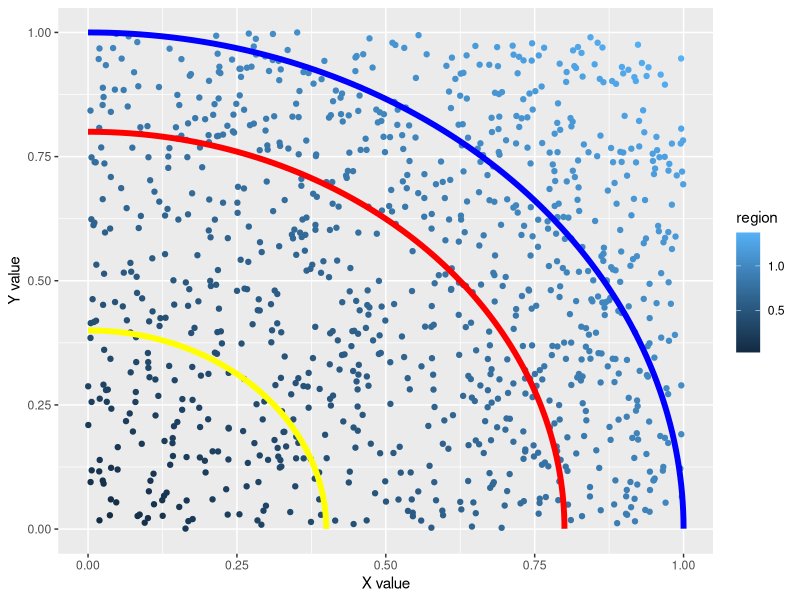

Generate this figure with R:
#####################################
# Group assignment 2
# Lanping Wei & Jonathan Hygrell
# DS21 Solna
#####################################

install.packages("ggforce")
library(ggforce)
library(ggplot2)
library(tidyverse)
library(stringr)

#pi is a function that will approximate Pi
set.seed(123)
pi <- function(nr_of_iterations){
  x <- runif(nr_of_iterations,0,1)  #Uniform distribution of x-coordinate between 0 and 1
  y <- runif(nr_of_iterations,0,1)
  r <- sqrt(x^2+y^2)
  points_within_circle <- length(which(r<=1)) #Variables that will store amount of points inside/outside a circle of radius 1
  point_outside_circle <- length(which(r>1))
  return(points_within_circle*4/nr_of_iterations)
}

pi(10)
pi(100)
pi(1000)
pi(10000)

#Visual representation of the sampled points

nr_of_iterations <- 1000
x <- runif(nr_of_iterations,0,1)
y <- runif(nr_of_iterations,0,1)
region <- sqrt(x^2+y^2)
df <- data.frame(x,y,region)
df

#Plot the circle arcs
ggplot()+
  geom_point(aes(x,y,color=region))+
  labs(x="X value",y="Y value")+
  geom_arc(aes(x0=0,y0=0,r=0.4, start=0,end=1.57),color="yellow",size=2)+
  geom_arc(aes(x0=0,y0=0,r=0.8, start=0,end=1.57),color="red",size=2)+
  geom_arc(aes(x0=0,y0=0,r=1.0, start=0,end=1.57),color="blue",size=2)

